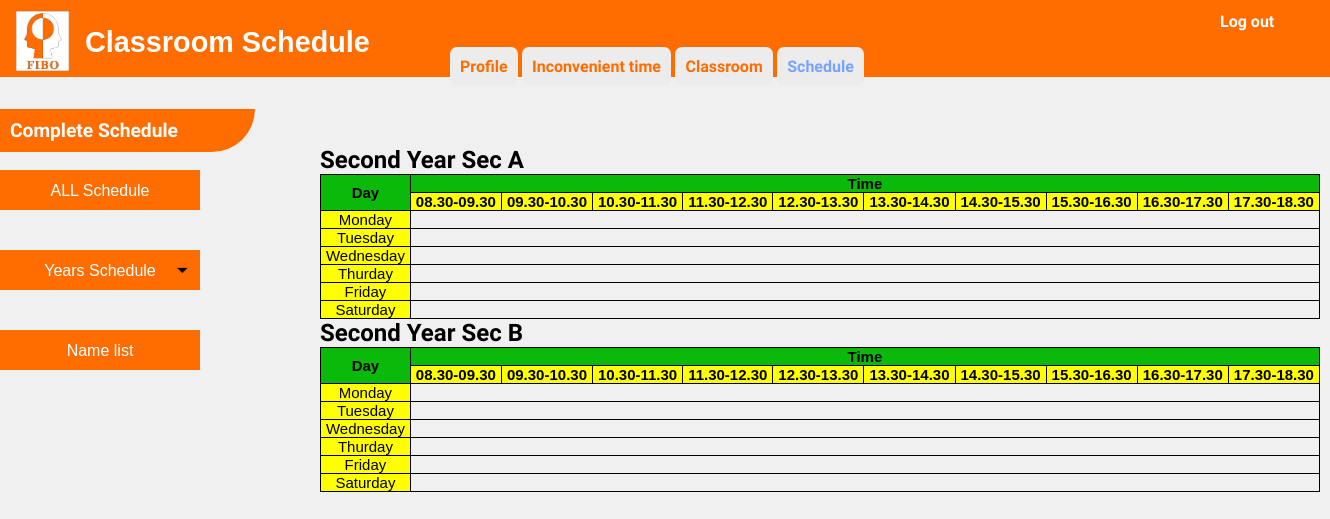
/user4-b2.php, run on an earlier commit of the app's database.
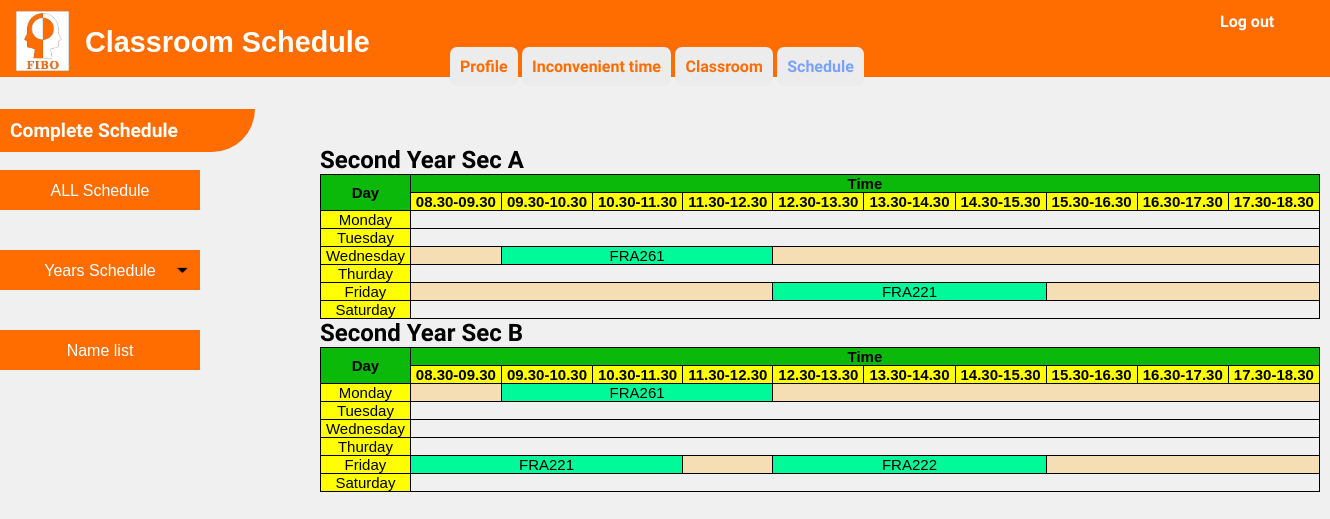
And on a later commit of the database.
### tables this page shows
CREATE TABLE `table_subject_description_output` (
  `No` int(100) NOT NULL,
  `subject_level` varchar(100) NOT NULL,
  `subject_code` varchar(100) NOT NULL,
  `subject_name` varchar(100) NOT NULL,
  `subject_hour_per_week` varchar(100) NOT NULL,
  `subject_hour_per_day` varchar(100) NOT NULL,
  `subject_sec` varchar(100) NOT NULL,
  `Day` varchar(100) NOT NULL,
  `start_time` varchar(100) NOT NULL
);

### user4-b2.php (the view, shortened to what the changed rows need)
<?php
      require 'dbconfig/config.php';
?>
<!DOCTYPE html>
<html lang="en">
  <head>
    <link rel="stylesheet" type="text/css" href="css/user4-1.css">
    <link rel="stylesheet" type="text/css" href="css/user4-2.css">
  </head>
  <body >
        <div  style="margin-top: -300px; margin-left: 320px" class="show">
        <h1>Second Year Sec A</h1>
        <table>
        <tr class="head">
            <th rowspan="2">
                Day
            </th>
            <th colspan="10">
                Time
            </th>
        </tr>
        <tr  class="head-time">
            <th>
                08.30-09.30
            </th>
            <th>
                09.30-10.30
            </th>
            <th>
                10.30-11.30
            </th>
            <th>
                11.30-12.30
            </th>
            <th>
                12.30-13.30
            </th>
            <th>
                13.30-14.30
            </th>
            <th>
                14.30-15.30
            </th>
            <th>
                15.30-16.30
            </th>
            <th>
                16.30-17.30
            </th>
            <th>
                17.30-18.30
            </th>
        </tr>
    <tr>
        <td style="background-color: yellow">
            Wednesday
        </td>
        <?php
            $count = 0;
            $check1 = 0;
            $check2 = 0;
            $check3 = 0;
            $sql = "SELECT * FROM table_subject_description_output";
            $smyData = mysqli_query($con, $sql);
            while($row = mysqli_fetch_array($smyData)) {
                $hour = (int)$row['subject_hour_per_day'];
                $time = (int)$row['start_time'];
                if($row['subject_level'] == "2" ) {
                    if($row['subject_sec'] == "A") {
                        if($row['Day'] == "2"){
                            if($time == 99) {
                                echo "<td style='background-color: wheat;' colspan='10'></td>";
                            }
                            else if($time >= 0) {
                                $count = $count + 1;
                                if($count == 1) {
                                    if($time == 0) {
                                        echo "<td style='background-color: #00FA9A' colspan='$hour'>" . $row['subject_code'] . "</td>";
                                        $check1 = $check1 + $hour;
                                    }
                                    else if($time > 0) {
                                        echo "<td style='background-color: wheat;' colspan='$time'></td>";
                                        echo "<td style='background-color: #00FA9A' colspan='$hour'>" . $row['subject_code'] . "</td>";
                                        $check1 = $check1 + $time + $hour;
                                    }
                                }
                            }
                        }
                    }
                }
            }
            $total = $check1 + $check2 + $check3;
            if(!$total == 0) {
                echo "<td style='background-color: wheat;' colspan='10-$total'></td>";
            }
        ?>
    </tr>
    <tr>
        <td style="background-color: yellow">
            Friday
        </td>
        <?php
            $count = 0;
            $check1 = 0;
            $check2 = 0;
            $check3 = 0;
            $sql = "SELECT * FROM table_subject_description_output";
            $smyData = mysqli_query($con, $sql);
            while($row = mysqli_fetch_array($smyData)) {
                $hour = (int)$row['subject_hour_per_day'];
                $time = (int)$row['start_time'];
                if($row['subject_level'] == "2" ) {
                    if($row['subject_sec'] == "A") {
                        if($row['Day'] == "4"){
                            if($time == 99) {
                                echo "<td style='background-color: wheat;' colspan='10'></td>";
                            }
                            else if($time >= 0) {
                                $count = $count + 1;
                                if($count == 1) {
                                    if($time == 0) {
                                        echo "<td style='background-color: #00FA9A' colspan='$hour'>" . $row['subject_code'] . "</td>";
                                        $check1 = $check1 + $hour;
                                    }
                                    else if($time > 0) {
                                        echo "<td style='background-color: wheat;' colspan='$time'></td>";
                                        echo "<td style='background-color: #00FA9A' colspan='$hour'>" . $row['subject_code'] . "</td>";
                                        $check1 = $check1 + $time + $hour;
                                    }
                                }
                            }
                        }
                    }
                }
            }
            $total = $check1 + $check2 + $check3;
            if(!$total == 0) {
                echo "<td style='background-color: wheat;' colspan='10-$total'></td>";
            }
        ?>
    </tr>
        </table>
        <h1>Second Year Sec B</h1>
        <table>
        <tr class="head">
            <th rowspan="2">
                Day
            </th>
            <th colspan="10">
                Time
            </th>
        </tr>
        <tr  class="head-time">
            <th>
                08.30-09.30
            </th>
            <th>
                09.30-10.30
            </th>
            <th>
                10.30-11.30
            </th>
            <th>
                11.30-12.30
            </th>
            <th>
                12.30-13.30
            </th>
            <th>
                13.30-14.30
            </th>
            <th>
                14.30-15.30
            </th>
            <th>
                15.30-16.30
            </th>
            <th>
                16.30-17.30
            </th>
            <th>
                17.30-18.30
            </th>
        </tr>
        <tr>
        <td style="background-color: yellow">
            Monday
        </td>
        <?php
            $count = 0;
            $check1 = 0;
            $check2 = 0;
            $check3 = 0;
            $sql = "SELECT * FROM table_subject_description_output";
            $smyData = mysqli_query($con, $sql);
            while($row = mysqli_fetch_array($smyData)) {
                $hour = (int)$row['subject_hour_per_day'];
                $time = (int)$row['start_time'];
                if($row['subject_level'] == "2" ) {
                    if($row['subject_sec'] == "B") {
                        if($row['Day'] == "0"){
                            if($time == 99) {
                                echo "<td style='background-color: wheat;' colspan='10'></td>";
                            }
                            else if($time >= 0) {
                                $count = $count + 1;
                                if($count == 1) {
                                    if($time == 0) {
                                        echo "<td style='background-color: #00FA9A' colspan='$hour'>" . $row['subject_code'] . "</td>";
                                        $check1 = $check1 + $hour;
                                    }
                                    else if($time > 0) {
                                        echo "<td style='background-color: wheat;' colspan='$time'></td>";
                                        echo "<td style='background-color: #00FA9A' colspan='$hour'>" . $row['subject_code'] . "</td>";
                                        $check1 = $check1 + $time + $hour;
                                    }
                                }
                            }
                        }
                    }
                }
            }
            $total = $check1 + $check2 + $check3;
            if(!$total == 0) {
                echo "<td style='background-color: wheat;' colspan='10-$total'></td>";
            }
        ?>
    </tr>
    <tr>
        <td style="background-color: yellow">
            Friday
        </td>
        <?php
            $count = 0;
            $check1 = 0;
            $check2 = 0;
            $check3 = 0;
            $sql = "SELECT * FROM table_subject_description_output";
            $smyData = mysqli_query($con, $sql);
            while($row = mysqli_fetch_array($smyData)) {
                $hour = (int)$row['subject_hour_per_day'];
                $time = (int)$row['start_time'];
                if($row['subject_level'] == "2" ) {
                    if($row['subject_sec'] == "B") {
                        if($row['Day'] == "4"){
                            if($time == 99) {
                                echo "<td style='background-color: wheat;' colspan='10'></td>";
                            }
                            else if($time >= 0) {
                                $count = $count + 1;
                                if($count == 1) {
                                    if($time == 0) {
                                        echo "<td style='background-color: #00FA9A' colspan='$hour'>" . $row['subject_code'] . "</td>";
                                        $check1 = $check1 + $hour;
                                    }
                                    else if($time > 0) {
                                        echo "<td style='background-color: wheat;' colspan='$time'></td>";
                                        echo "<td style='background-color: #00FA9A' colspan='$hour'>" . $row['subject_code'] . "</td>";
                                        $check1 = $check1 + $time + $hour;
                                    }
                                }
                                else if($count == 2) {
                                    $sum = abs($check1 - 1);
                                    if($time == 1) {
                                        if(abs($check1 - 1) == 0) {
                                            echo "<td style='background-color: #00FA9A' colspan='$hour'>" . $row['subject_code'] . "</td>";
                                            $check2 = $check1 + $hour + $sum;
                                        }
                                        else {
                                            echo "<td style='background-color: wheat;' colspan='$sum'></td>";
                                            echo "<td style='background-color: #00FA9A' colspan='$hour'>" . $row['subject_code'] . "</td>";
                                            $check2 = $check1 + $hour + abs($check1 - 1);
                                        }
                                    }
                                    else if($time == 4) {
                                        $sum = abs($check1 - 4);
                                        if(abs($check1 - 4) == 0) {
                                            echo "<td style='background-color: #00FA9A' colspan='$hour'>" . $row['subject_code'] . "</td>";
                                            $check2 = $check1 + $hour + $sum;
                                        }
                                        else {
                                            echo "<td style='background-color: wheat;' colspan='$sum'></td>";
                                            echo "<td style='background-color: #00FA9A' colspan='$hour'>" . $row['subject_code'] . "</td>";
                                            $check2 = $check1 + $hour + $sum;
                                        }
                                    }
                                }
                            }
                        }
                    }
                }
            }
            $total = $check1 + $check2 + $check3;
            if(!$total == 0) {
                echo "<td style='background-color: wheat;' colspan='10-$total'></td>";
            }
        ?>
    </tr>
        </table>
        </div>
  </body>
</html>

What changed in the data, as far as the page shows it:
now on this page (row edited): table_subject_description_output: subject_code "FRA261", shown under "Second Year Sec A"
changed table_subject_description_output (number 1 of 5 on the later page): start_time empty → "1" (drawn)
now on this page (row edited): table_subject_description_output: subject_code "FRA221"
changed table_subject_description_output (number 2 of 5 on the later page): start_time empty → "4" (drawn)
now on this page (row edited): table_subject_description_output: subject_code "FRA261", shown under "Second Year Sec B"
changed table_subject_description_output (number 3 of 5 on the later page): start_time empty → "1" (drawn)
now on this page (row edited): table_subject_description_output: subject_code "FRA221"
now on this page (row edited): table_subject_description_output: subject_code "FRA222"
